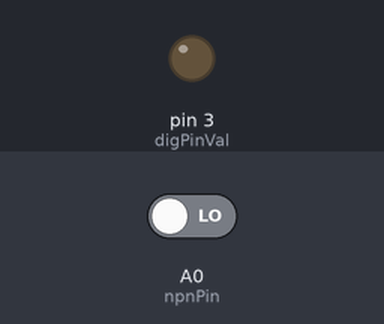
Recording of a sketch running on a simulated Arduino Uno, built with avr-gcc and run on an emulated ATmega328P. Shown: output pins drawn as LEDs (lit = HIGH). Inputs (shaded band) come from the test bench; at power-on: A0 (npnPin) LOW.

Above: at 1.2 s.
1.3 s: A0 (npnPin) driven HIGH
At 1.42 s:
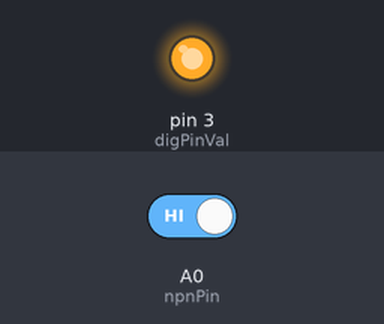
At 2.32 s:
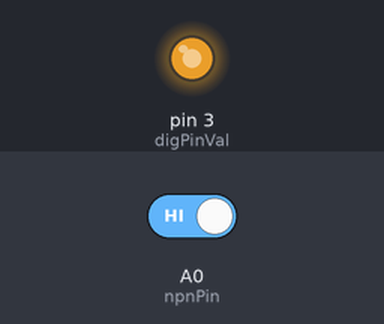
4.3 s: A0 (npnPin) driven LOW
Timing chart, 0 to 7.3 s (numbered marks = the images above; inputs shaded):
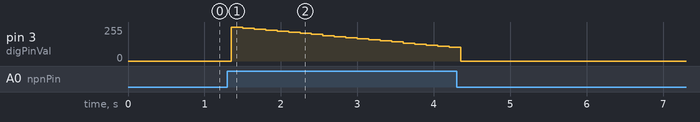

The sketch:

odym.ino
```cpp
// C++ code
//
int npnPin = A0;
int npnState = 0;
int digPinVal = 3;
int ledBase = 255;
float decayBase = -8;
float chargeBase = 6;

void setup()
{
  pinMode(digPinVal, OUTPUT);
  pinMode(npnPin, INPUT);
}

void loop()
{
  npnState = digitalRead(npnPin);
  //if ring activated
  if(npnState == HIGH)
  {
    analogWrite(digPinVal, ledBase);
    ledBase +=decayBase;
    if(ledBase < 0) {ledBase = 0;}
  }
  //if ring deactivated
  else
  {
    analogWrite(digPinVal,0);
    if(ledBase < 255)
    {
      ledBase+=chargeBase;
    }
    if(ledBase > 255) {ledBase = 255;}

  }

  delay(150);
}
```

Measured:
- after the input at 1.3 s, pin 3 (digPinVal): 0/255 → 255/255 after 0.05 s, → 247/255 0.15 s later, → 239/255 0.15 s later, → 231/255 0.15 s later, … (20 changes in this stretch)
